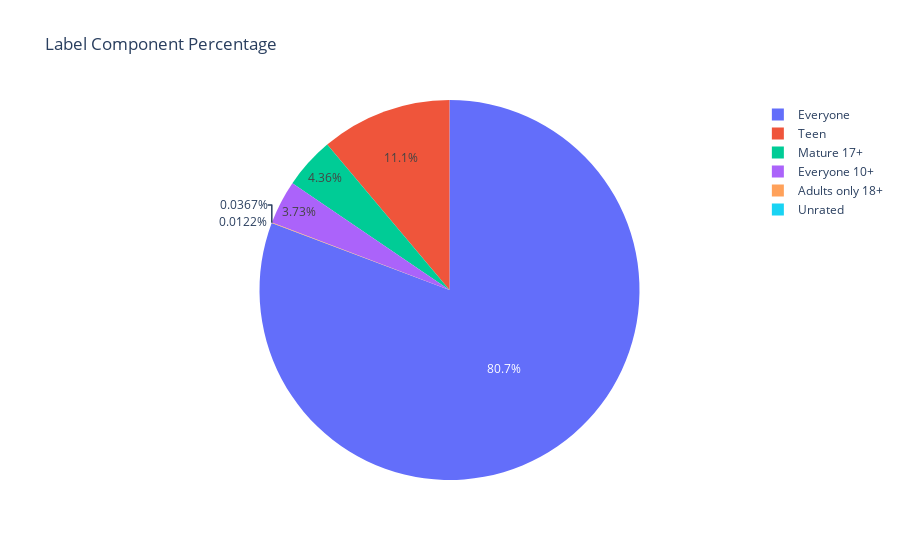

Notebook code cell kept with this figure:
### Code cell
pie = px.pie(cont_rating, values = cont_rating.values, names=cont_rating.index,
            title='Label Component Percentage')
pie.show()

### Figure 1 — Plotly figure (JSON) as saved in the notebook; plotly's stock layout.template omitted (floating-point values rounded to 4 significant figures)
{"data": [{"domain": {"x": [0, 1], "y": [0, 1]}, "hovertemplate": "index=%{label}<br>value=%{value}<extra></extra>", "labels": ["Everyone", "Teen", "Mature 17+", "Everyone 10+", "Adults only 18+", "Unrated"], "legendgroup": "", "name": "", "showlegend": true, "type": "pie", "values": [6607, 911, 357, 305, 3, 1]}], "layout": {"legend": {"tracegroupgap": 0}, "title": {"text": "Label Component Percentage"}}}
